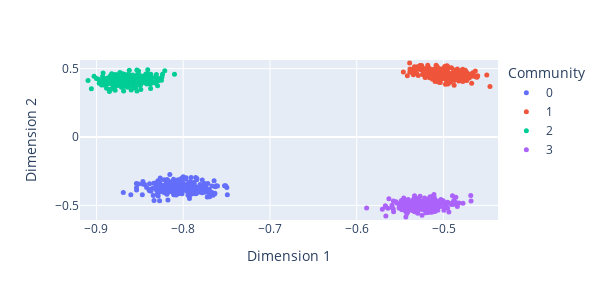

Notebook code cell kept with this figure:
### Code cell
title="5 Community SBM with n=1000 nodes embedded with UASE into d=2 dimensions"
T=1

yadf = pd.DataFrame(ya[:, 0:2])
yadf.columns = ["Dimension {}".format(i + 1) for i in range(yadf.shape[1])]
yadf["Time"] = np.repeat([t for t in range(T)], n)
yadf["Community"] = list(tau) 
yadf["Community"] = yadf["Community"].astype(str)
pad_x = (max(ya[:, 0]) - min(ya[:, 0])) / 50
pad_y = (max(ya[:, 1]) - min(ya[:, 1])) / 50
fig = px.scatter(
    yadf,
    x="Dimension 1",
    y="Dimension 2",
    color="Community",
    animation_frame="Time",
    range_x=[min(ya[:, 0]) - pad_x, max(ya[:, 0]) + pad_x],
    range_y=[min(ya[:, 1]) - pad_y, max(ya[:, 1]) + pad_y])

# fig.update_layout(title=title, title_font_size=14)
fig.update_traces(marker=dict(size=5))  # Adjust the size as desired
fig.update_layout(
    width=600,  # Adjust width as desired
    height=300,  # Adjust height as desired
)

fig.write_image("4_Community_SBM_n1000_UASE_d2.png")

fig.show()

### Figure 1 — Plotly figure (JSON) as saved in the notebook; plotly's stock layout.template omitted (floating-point values rounded to 4 significant figures; data arrays with more than 128 entries replaced by an {"elided": "..."} marker saying what was removed)
{"data": [{"hovertemplate": "Community=0<br>Time=0<br>Dimension 1=%{x}<br>Dimension 2=%{y}<extra></extra>", "legendgroup": "0", "marker": {"color": "#636efa", "size": 5, "symbol": "circle"}, "mode": "markers", "name": "0", "orientation": "v", "showlegend": true, "type": "scatter", "x": {"elided": "253 float values"}, "xaxis": "x", "y": {"elided": "253 float values"}, "yaxis": "y"}, {"hovertemplate": "Community=1<br>Time=0<br>Dimension 1=%{x}<br>Dimension 2=%{y}<extra></extra>", "legendgroup": "1", "marker": {"color": "#EF553B", "size": 5, "symbol": "circle"}, "mode": "markers", "name": "1", "orientation": "v", "showlegend": true, "type": "scatter", "x": {"elided": "239 float values"}, "xaxis": "x", "y": {"elided": "239 float values"}, "yaxis": "y"}, {"hovertemplate": "Community=2<br>Time=0<br>Dimension 1=%{x}<br>Dimension 2=%{y}<extra></extra>", "legendgroup": "2", "marker": {"color": "#00cc96", "size": 5, "symbol": "circle"}, "mode": "markers", "name": "2", "orientation": "v", "showlegend": true, "type": "scatter", "x": {"elided": "248 float values"}, "xaxis": "x", "y": {"elided": "248 float values"}, "yaxis": "y"}, {"hovertemplate": "Community=3<br>Time=0<br>Dimension 1=%{x}<br>Dimension 2=%{y}<extra></extra>", "legendgroup": "3", "marker": {"color": "#ab63fa", "size": 5, "symbol": "circle"}, "mode": "markers", "name": "3", "orientation": "v", "showlegend": true, "type": "scatter", "x": {"elided": "260 float values"}, "xaxis": "x", "y": {"elided": "260 float values"}, "yaxis": "y"}], "layout": {"height": 300, "legend": {"title": {"text": "Community"}, "tracegroupgap": 0}, "margin": {"t": 60}, "width": 600, "xaxis": {"anchor": "y", "domain": [0, 1], "range": [-0.9189, -0.4372], "title": {"text": "Dimension 1"}}, "yaxis": {"anchor": "x", "domain": [0, 1], "range": [-0.6069, 0.5627], "title": {"text": "Dimension 2"}}}}
